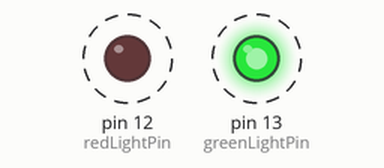
Recording of a sketch running on a simulated Arduino Uno, built with avr-gcc and run on an emulated ATmega328P. Parts: output pins drawn as LEDs (lit = HIGH). Dashed ring = blinking.

Above: at 0.2 s.
Timing chart, 0 to 3.0 s (numbered marks = the images above):
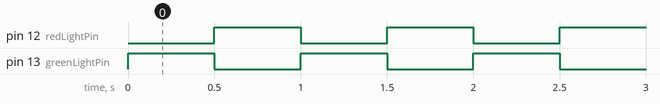

Measured:
- by itself, pin 12 (redLightPin), pin 13 (greenLightPin): alternates HIGH for 0.50 s and LOW for 0.50 s

The sketch:

digitalBlink.ino
```cpp
int redLightPin = 12;
int greenLightPin = 13;
int delayTime = 500;
void setup() {
  // put your setup code here, to run once:
  pinMode(redLightPin, OUTPUT);
  pinMode(greenLightPin, OUTPUT);
}

void loop() {
  // put your main code here, to run repeatedly:
  digitalWrite(redLightPin, LOW);
  digitalWrite(greenLightPin, HIGH);
  delay(delayTime);
  digitalWrite(redLightPin, HIGH);
  digitalWrite(greenLightPin, LOW);
  delay(delayTime);
}
```
